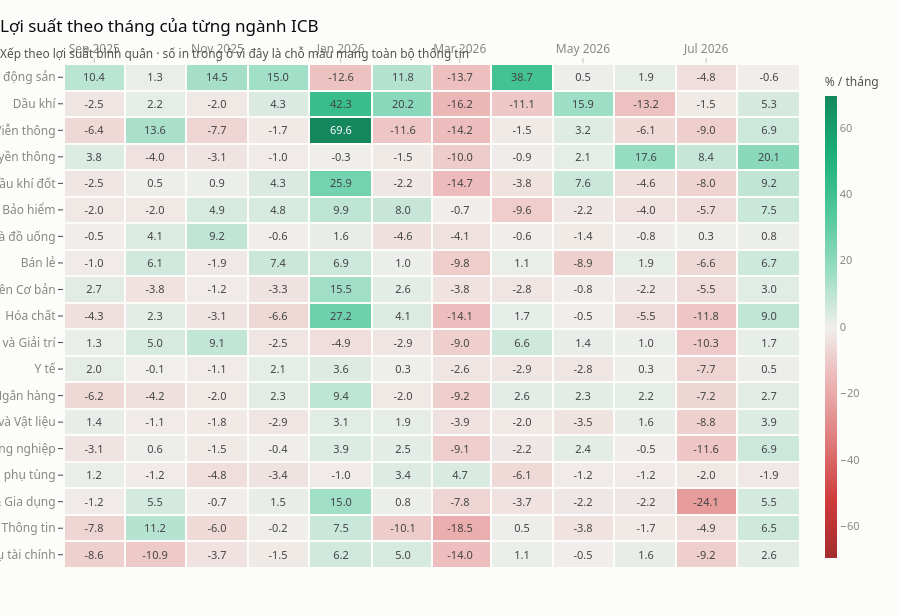

The cell this chart's notebook holds for it:
### Markdown cell above
### Heatmap theo tháng: ngành nào mạnh *vào lúc nào*

Bảng xếp hạng ở trên nén cả năm vào một con số, nên nó giấu mất thời điểm. Một
ngành +30% có thể tăng đều mười hai tháng, hoặc đứng yên mười một tháng rồi
nhảy một phát — hai câu chuyện khác hẳn nhau.

### Code cell
thang = (
    nganh.assign(ky=nganh["date"].dt.to_period("M"))
    .groupby(["icb_name", "ky"], observed=True)["close"]
    .last()
    .reset_index()
)
thang["ls_thang"] = thang.groupby("icb_name", observed=True)["close"].pct_change() * 100

bang = (
    thang.dropna(subset=["ls_thang"])
    .pivot(index="icb_name", columns="ky", values="ls_thang")
    .round(1)
)
bang.columns = [str(c) for c in bang.columns]
bang = bang.loc[bang.mean(axis=1).sort_values(ascending=False).index]

heatmap(
    bang,
    tieu_de="Lợi suất theo tháng của từng ngành ICB",
    phu_de="Xếp theo lợi suất bình quân · số in trong ô vì đây là chỗ màu mang toàn bộ thông tin",
    nhan_mau="% / tháng",
)

### Figure 1 — Plotly figure (JSON) as saved in the notebook; plotly's stock layout.template omitted (floating-point values rounded to 4 significant figures; data arrays with more than 128 entries replaced by an {"elided": "..."} marker saying what was removed)
{"data": [{"colorbar": {"outlinewidth": 0, "thickness": 12, "tickfont": {"color": "#898781", "size": 11}, "title": {"font": {"color": "#52514e", "size": 12}, "text": "% / tháng"}}, "colorscale": [[0.0, "#a32d2d"], [0.125, "#d03b3b"], [0.25, "#de7a7a"], [0.375, "#ecb2b2"], [0.5, "#f0efec"], [0.625, "#96dcc2"], [0.75, "#4fc79b"], [0.875, "#1baf7a"], [1.0, "#14875e"]], "hovertemplate": "%{y} · %{x}<br>%{z:,.2f}<extra></extra>", "textfont": {"size": 11}, "texttemplate": "%{z:.1f}", "type": "heatmap", "x": ["2025-09", "2025-10", "2025-11", "2025-12", "2026-01", "2026-02", "2026-03", "2026-04", "2026-05", "2026-06", "2026-07", "2026-08"], "xgap": 2, "y": ["Bất động sản", "Dầu khí", "Viễn thông", "Truyền thông", "Điện, nước & xăng dầu khí đốt", "Bảo hiểm", "Thực phẩm và đồ uống", "Bán lẻ", "Tài nguyên Cơ bản", "Hóa chất", "Du lịch và Giải trí", "Y tế", "Ngân hàng", "Xây dựng và Vật liệu", "Hàng & Dịch vụ Công nghiệp", "Ô tô và phụ tùng", "Hàng cá nhân & Gia dụng", "Công nghệ Thông tin", "Dịch vụ tài chính"], "ygap": 2, "z": {"elided": "19x12 float values"}, "zmax": 69.6, "zmid": 0.0, "zmin": -69.6}], "layout": {"height": 616, "title": {"text": "Lợi suất theo tháng của từng ngành ICB<br><sub style='color:#52514e'>Xếp theo lợi suất bình quân · số in trong ô vì đây là chỗ màu mang toàn bộ thông tin</sub>"}, "xaxis": {"linecolor": "rgba(0,0,0,0)", "showgrid": false, "side": "top"}, "yaxis": {"autorange": "reversed", "showgrid": false}}}
